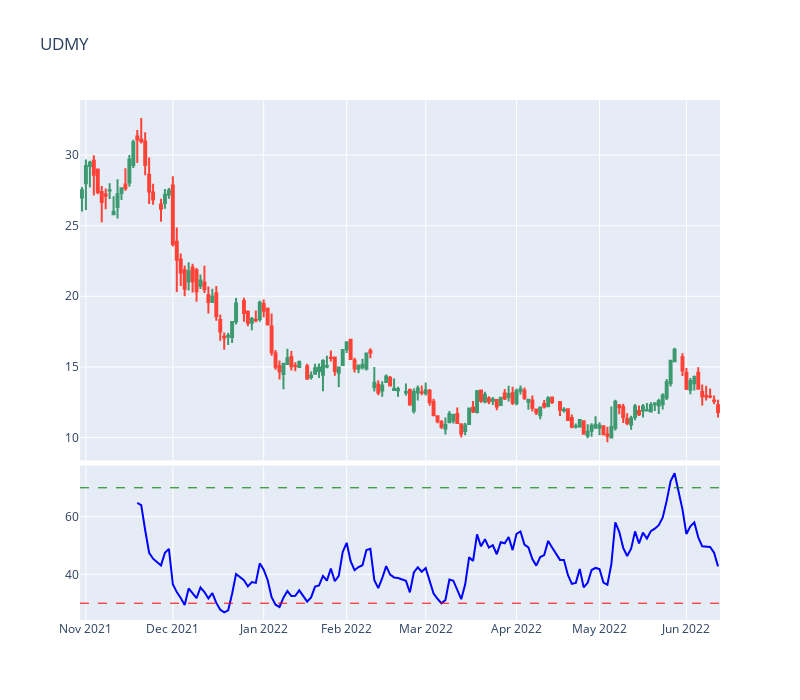

Notebook source saved alongside this figure:
### Code cell
plot_RSI("UDMY", "1y", "1d")

### Figure 1 — Plotly figure (JSON) as saved in the notebook; plotly's stock layout.template omitted (floating-point values rounded to 4 significant figures; data arrays with more than 128 entries replaced by an {"elided": "..."} marker saying what was removed)
{"data": [{"close": {"elided": "156 float values"}, "high": {"elided": "156 float values"}, "low": {"elided": "156 float values"}, "name": "Candlestick", "open": {"elided": "156 float values"}, "type": "candlestick", "x": {"elided": "156 str values"}, "xaxis": "x", "yaxis": "y"}, {"line": {"color": "blue", "width": 2}, "type": "scatter", "x": {"elided": "156 str values"}, "xaxis": "x2", "y": {"elided": "156 float values"}, "yaxis": "y2"}], "layout": {"height": 700, "shapes": [{"line": {"color": "red", "dash": "dash", "width": 1}, "type": "line", "x0": 0, "x1": 1, "xref": "x2 domain", "y0": 30, "y1": 30, "yref": "y2"}, {"line": {"color": "green", "dash": "dash", "width": 1}, "type": "line", "x0": 0, "x1": 1, "xref": "x2 domain", "y0": 70, "y1": 70, "yref": "y2"}], "showlegend": false, "title": {"text": "UDMY"}, "width": 800, "xaxis": {"anchor": "y", "domain": [0, 1], "matches": "x2", "rangebreaks": [{"bounds": ["sat", "mon"]}, {"bounds": [16, 9.5], "pattern": "day of week"}, {"values": ["2021-12-25", "2022-01-01"]}], "rangeslider": {"visible": false}, "showticklabels": false}, "xaxis2": {"anchor": "y2", "domain": [0, 1]}, "yaxis": {"anchor": "x", "domain": [0.307, 1]}, "yaxis2": {"anchor": "x2", "domain": [0, 0.297]}}}
